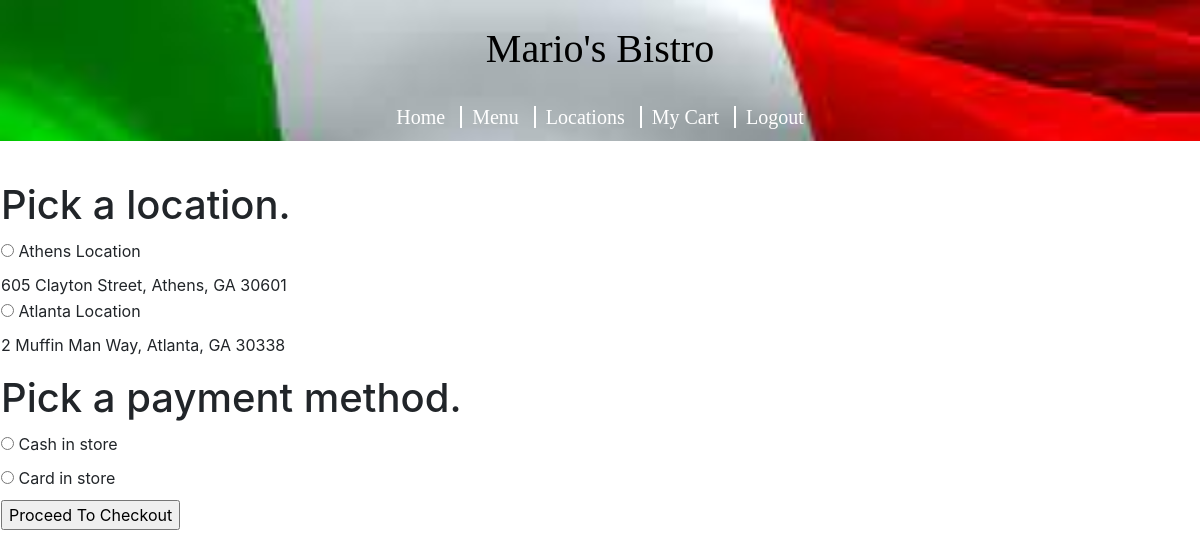
/checkout.php (signed in), run on the app's committed database.
### tables this page shows
CREATE TABLE IF NOT EXISTS locations (
 id int(11) NOT NULL AUTO_INCREMENT,
 name varchar(255) NOT NULL,
 streetNumber int(11) NOT NULL,
 streetName varchar(255) NOT NULL,
 city varchar(255) NOT NULL,
 state varchar(255) NOT NULL,
 zipCode int(255) NOT NULL,
 PRIMARY KEY(id)
);

### checkout.php (the view, shortened to what this page needs)
<?php
  require('./database.php');
  $queryLocations = "SELECT * FROM locations";
  $locations = $db->query($queryLocations);
?>
<!DOCTYPE html>
<html lang="en">
<head>
  <link rel="stylesheet" href="index.css">
  <link rel="stylesheet" href="https://stackpath.bootstrapcdn.com/bootstrap/4.1.1/css/bootstrap.min.css">
</head>
<header>
<h1>Mario's Bistro</h1>
  <nav>
    <a class="link" href = "index.php"> Home </a>
    <a class="link" href = "menu.php"> Menu </a>
    <a class="link" href = "locations.php"> Locations </a>
    <a class="link" href = "cart.php"> My Cart </a>
    <a class="link" href="logout.php"> Logout </a>
  </nav>
</header>
<body>
    <table>
      <form action="checkoutProcess.php" method="post">
        <tr>
            <td>
                <h1> Pick a location. </h1>
            </td>
        </tr>
        <?php foreach ($locations as $location) :?>
            <tr class="location_row">
                <td>
                    <input type="radio" name="radioLocation" value="<?php echo $location['name']?>">
                    <label> <?php echo $location['name']; ?> </label>
                </td>
            <tr>
                <td><?php echo $location['streetNumber'] . " " . $location['streetName'] . ", " . $location['city'] . ", " . $location['state'] . " " . $location['zipCode']; ?></td>
            </tr>
            </tr>
        <?php endforeach;?>
        <br>
        <tr>
            <td>
                <h1> Pick a payment method. </h1>
            </td>
        </tr>
        <tr>
            <td>
                <input type="radio" name="radioPayment" value="cash">
                <label> Cash in store </label>
            </td>
        </tr>
        <tr>
            <td>
                <input type="radio" name="radioPayment" value="card">
                <label> Card in store </label>
            </td>
        </tr>
        <tr><td>
            <input type="submit" name="submitCheckout" value="Proceed To Checkout">
        </tr></td>
      </form>
    </table>
</body>
</html>

### index.css (style rules this page uses)
body { background-color: tan; }
header { color: black; background-image: url('flag.jpeg'); background-size: cover; text-align: center; font-family: Impact; font-size: 40px; padding-top: 10px; }
h1 { padding-top: 15px; padding-bottom: 0px; }
a { width: 100%; text-decoration: none; font-size: 20px; color: yellow; text-align: center; font-family: Verdana; border-right: 2px solid #FFFFFF; padding-right: 10px; padding-left: 10px; padding-top: 0; padding-bottom: 0; }
a:last-child { border-right: 0; }
.link { color: white; }

### data on the page
locations: name "Athens Location", streetNumber "605", streetName "Clayton Street", city "Athens", state "GA", zipCode "30601"
locations: name "Atlanta Location", streetNumber "2", streetName "Muffin Man Way", city "Atlanta", state "GA", zipCode "30338"
